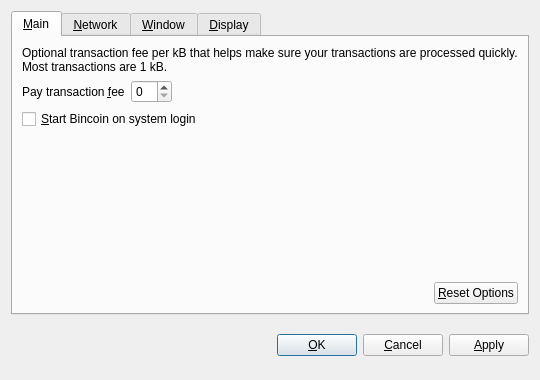
<?xml version="1.0" encoding="UTF-8"?>
<ui version="4.0">
 <class>OptionsDialog</class>
 <widget class="QDialog" name="OptionsDialog">
  <property name="geometry">
   <rect>
    <x>0</x>
    <y>0</y>
    <width>540</width>
    <height>380</height>
   </rect>
  </property>
  <property name="windowTitle">
   <string>Options</string>
  </property>
  <property name="modal">
   <bool>true</bool>
  </property>
  <layout class="QVBoxLayout" name="verticalLayout">
   <item>
    <widget class="QTabWidget" name="tabWidget">
     <property name="tabPosition">
      <enum>QTabWidget::North</enum>
     </property>
     <property name="currentIndex">
      <number>0</number>
     </property>
     <widget class="QWidget" name="tabMain">
      <attribute name="title">
       <string>&amp;Main</string>
      </attribute>
      <layout class="QVBoxLayout" name="verticalLayout_Main">
       <item>
        <widget class="QLabel" name="transactionFeeInfoLabel">
         <property name="text">
          <string>Optional transaction fee per kB that helps make sure your transactions are processed quickly. Most transactions are 1 kB.</string>
         </property>
         <property name="textFormat">
          <enum>Qt::PlainText</enum>
         </property>
         <property name="wordWrap">
          <bool>true</bool>
         </property>
        </widget>
       </item>
       <item>
        <layout class="QHBoxLayout" name="horizontalLayout_1_Main">
         <item>
          <widget class="QLabel" name="transactionFeeLabel">
           <property name="text">
            <string>Pay transaction &amp;fee</string>
           </property>
           <property name="textFormat">
            <enum>Qt::PlainText</enum>
           </property>
           <property name="buddy">
            <cstring>transactionFee</cstring>
           </property>
          </widget>
         </item>
         <item>
          <widget class="BitcoinAmountField" name="transactionFee"/>
         </item>
         <item>
          <spacer name="horizontalSpacer_1_Main">
           <property name="orientation">
            <enum>Qt::Horizontal</enum>
           </property>
           <property name="sizeHint" stdset="0">
            <size>
             <width>40</width>
             <height>20</height>
            </size>
           </property>
          </spacer>
         </item>
        </layout>
       </item>
       <item>
        <widget class="QCheckBox" name="bitcoinAtStartup">
         <property name="toolTip">
          <string>Automatically start Bincoin after logging in to the system.</string>
         </property>
         <property name="text">
          <string>&amp;Start Bincoin on system login</string>
         </property>
        </widget>
       </item>
       <item>
        <spacer name="verticalSpacer_Main">
         <property name="orientation">
          <enum>Qt::Vertical</enum>
         </property>
         <property name="sizeHint" stdset="0">
          <size>
           <width>20</width>
           <height>40</height>
          </size>
         </property>
        </spacer>
       </item>
       <item>
        <layout class="QHBoxLayout" name="horizontalLayout_2_Main">
         <item>
          <spacer name="horizontalSpacer_2_Main">
           <property name="orientation">
            <enum>Qt::Horizontal</enum>
           </property>
           <property name="sizeHint" stdset="0">
            <size>
             <width>40</width>
             <height>20</height>
            </size>
           </property>
          </spacer>
         </item>
         <item>
          <widget class="QPushButton" name="resetButton">
           <property name="toolTip">
            <string>Reset all client options to default.</string>
           </property>
           <property name="text">
            <string>&amp;Reset Options</string>
           </property>
           <property name="autoDefault">
            <bool>false</bool>
           </property>
          </widget>
         </item>
        </layout>
       </item>
      </layout>
     </widget>
     <widget class="QWidget" name="tabNetwork">
      <attribute name="title">
       <string>&amp;Network</string>
      </attribute>
      <layout class="QVBoxLayout" name="verticalLayout_Network">
       <item>
        <widget class="QCheckBox" name="mapPortUpnp">
         <property name="toolTip">
          <string>Automatically open the Bincoin client port on the router. This only works when your router supports UPnP and it is enabled.</string>
         </property>
         <property name="text">
          <string>Map port using &amp;UPnP</string>
         </property>
        </widget>
       </item>
       <item>
        <widget class="QCheckBox" name="connectSocks">
         <property name="toolTip">
          <string>Connect to the Bincoin network through a SOCKS proxy (e.g. when connecting through Tor).</string>
         </property>
         <property name="text">
          <string>&amp;Connect through SOCKS proxy:</string>
         </property>
        </widget>
       </item>
       <item>
        <layout class="QHBoxLayout" name="horizontalLayout_Network">
         <item>
          <widget class="QLabel" name="proxyIpLabel">
           <property name="text">
            <string>Proxy &amp;IP:</string>
           </property>
           <property name="textFormat">
            <enum>Qt::PlainText</enum>
           </property>
           <property name="buddy">
            <cstring>proxyIp</cstring>
           </property>
          </widget>
         </item>
         <item>
          <widget class="QValidatedLineEdit" name="proxyIp">
           <property name="maximumSize">
            <size>
             <width>140</width>
             <height>16777215</height>
            </size>
           </property>
           <property name="toolTip">
            <string>IP address of the proxy (e.g. 127.0.0.1)</string>
           </property>
          </widget>
         </item>
         <item>
          <widget class="QLabel" name="proxyPortLabel">
           <property name="text">
            <string>&amp;Port:</string>
           </property>
           <property name="textFormat">
            <enum>Qt::PlainText</enum>
           </property>
           <property name="buddy">
            <cstring>proxyPort</cstring>
           </property>
          </widget>
         </item>
         <item>
          <widget class="QLineEdit" name="proxyPort">
           <property name="maximumSize">
            <size>
             <width>55</width>
             <height>16777215</height>
            </size>
           </property>
           <property name="toolTip">
            <string>Port of the proxy (e.g. 9050)</string>
           </property>
          </widget>
         </item>
         <item>
          <widget class="QLabel" name="socksVersionLabel">
           <property name="text">
            <string>SOCKS &amp;Version:</string>
           </property>
           <property name="textFormat">
            <enum>Qt::PlainText</enum>
           </property>
           <property name="buddy">
            <cstring>socksVersion</cstring>
           </property>
          </widget>
         </item>
         <item>
          <widget class="QValueComboBox" name="socksVersion">
           <property name="toolTip">
            <string>SOCKS version of the proxy (e.g. 5)</string>
           </property>
          </widget>
         </item>
         <item>
          <spacer name="horizontalSpacer_Network">
           <property name="orientation">
            <enum>Qt::Horizontal</enum>
           </property>
           <property name="sizeHint" stdset="0">
            <size>
             <width>40</width>
             <height>20</height>
            </size>
           </property>
          </spacer>
         </item>
        </layout>
       </item>
       <item>
        <spacer name="verticalSpacer_Network">
         <property name="orientation">
          <enum>Qt::Vertical</enum>
         </property>
         <property name="sizeHint" stdset="0">
          <size>
           <width>20</width>
           <height>40</height>
          </size>
         </property>
        </spacer>
       </item>
      </layout>
     </widget>
     <widget class="QWidget" name="tabWindow">
      <attribute name="title">
       <string>&amp;Window</string>
      </attribute>
      <layout class="QVBoxLayout" name="verticalLayout_Window">
       <item>
        <widget class="QCheckBox" name="minimizeToTray">
         <property name="toolTip">
          <string>Show only a tray icon after minimizing the window.</string>
         </property>
         <property name="text">
          <string>&amp;Minimize to the tray instead of the taskbar</string>
         </property>
        </widget>
       </item>
       <item>
        <widget class="QCheckBox" name="minimizeOnClose">
         <property name="toolTip">
          <string>Minimize instead of exit the application when the window is closed. When this option is enabled, the application will be closed only after selecting Quit in the menu.</string>
         </property>
         <property name="text">
          <string>M&amp;inimize on close</string>
         </property>
        </widget>
       </item>
       <item>
        <spacer name="verticalSpacer_Window">
         <property name="orientation">
          <enum>Qt::Vertical</enum>
         </property>
         <property name="sizeHint" stdset="0">
          <size>
           <width>20</width>
           <height>40</height>
          </size>
         </property>
        </spacer>
       </item>
      </layout>
     </widget>
     <widget class="QWidget" name="tabDisplay">
      <attribute name="title">
       <string>&amp;Display</string>
      </attribute>
      <layout class="QVBoxLayout" name="verticalLayout_Display">
       <item>
        <layout class="QHBoxLayout" name="horizontalLayout_1_Display">
         <item>
          <widget class="QLabel" name="langLabel">
           <property name="text">
            <string>User Interface &amp;language:</string>
           </property>
           <property name="textFormat">
            <enum>Qt::PlainText</enum>
           </property>
           <property name="buddy">
            <cstring>lang</cstring>
           </property>
          </widget>
         </item>
         <item>
          <widget class="QValueComboBox" name="lang">
           <property name="toolTip">
            <string>The user interface language can be set here. This setting will take effect after restarting Bincoin.</string>
           </property>
          </widget>
         </item>
        </layout>
       </item>
       <item>
        <layout class="QHBoxLayout" name="horizontalLayout_2_Display">
         <item>
          <widget class="QLabel" name="unitLabel">
           <property name="text">
            <string>&amp;Unit to show amounts in:</string>
           </property>
           <property name="textFormat">
            <enum>Qt::PlainText</enum>
           </property>
           <property name="buddy">
            <cstring>unit</cstring>
           </property>
          </widget>
         </item>
         <item>
          <widget class="QValueComboBox" name="unit">
           <property name="toolTip">
            <string>Choose the default subdivision unit to show in the interface and when sending coins.</string>
           </property>
          </widget>
         </item>
        </layout>
       </item>
       <item>
        <widget class="QCheckBox" name="displayAddresses">
         <property name="toolTip">
          <string>Whether to show Bincoin addresses in the transaction list or not.</string>
         </property>
         <property name="text">
          <string>&amp;Display addresses in transaction list</string>
         </property>
        </widget>
       </item>
       <item>
        <spacer name="verticalSpacer_Display">
         <property name="orientation">
          <enum>Qt::Vertical</enum>
         </property>
         <property name="sizeHint" stdset="0">
          <size>
           <width>20</width>
           <height>40</height>
          </size>
         </property>
        </spacer>
       </item>
      </layout>
     </widget>
    </widget>
   </item>
   <item>
    <layout class="QHBoxLayout" name="horizontalLayout_Buttons">
     <item>
      <spacer name="horizontalSpacer_1">
       <property name="orientation">
        <enum>Qt::Horizontal</enum>
       </property>
       <property name="sizeHint" stdset="0">
        <size>
         <width>40</width>
         <height>48</height>
        </size>
       </property>
      </spacer>
     </item>
     <item>
      <widget class="QLabel" name="statusLabel">
       <property name="font">
        <font>
         <weight>75</weight>
         <bold>true</bold>
        </font>
       </property>
       <property name="text">
        <string/>
       </property>
       <property name="textFormat">
        <enum>Qt::PlainText</enum>
       </property>
       <property name="wordWrap">
        <bool>true</bool>
       </property>
      </widget>
     </item>
     <item>
      <spacer name="horizontalSpacer_2">
       <property name="orientation">
        <enum>Qt::Horizontal</enum>
       </property>
       <property name="sizeHint" stdset="0">
        <size>
         <width>40</width>
         <height>48</height>
        </size>
       </property>
      </spacer>
     </item>
     <item>
      <widget class="QPushButton" name="okButton">
       <property name="text">
        <string>&amp;OK</string>
       </property>
      </widget>
     </item>
     <item>
      <widget class="QPushButton" name="cancelButton">
       <property name="text">
        <string>&amp;Cancel</string>
       </property>
       <property name="autoDefault">
        <bool>false</bool>
       </property>
      </widget>
     </item>
     <item>
      <widget class="QPushButton" name="applyButton">
       <property name="text">
        <string>&amp;Apply</string>
       </property>
       <property name="autoDefault">
        <bool>false</bool>
       </property>
      </widget>
     </item>
    </layout>
   </item>
  </layout>
 </widget>
 <customwidgets>
  <customwidget>
   <class>BitcoinAmountField</class>
   <extends>QSpinBox</extends>
   <header>bitcoinamountfield.h</header>
  </customwidget>
  <customwidget>
   <class>QValueComboBox</class>
   <extends>QComboBox</extends>
   <header>qvaluecombobox.h</header>
  </customwidget>
  <customwidget>
   <class>QValidatedLineEdit</class>
   <extends>QLineEdit</extends>
   <header>qvalidatedlineedit.h</header>
  </customwidget>
 </customwidgets>
 <resources/>
 <connections/>
</ui>
